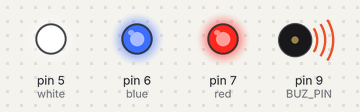
A sketch run on a simulated Arduino Nano, built with avr-gcc and run on an emulated ATmega328P. Shown: output pins drawn as LEDs (lit = HIGH), buzzer (waves = sounding).

Above: at 0.5 s.
At 46.77 s:
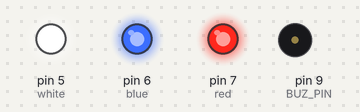
Timing chart, 0 to 53.9 s (numbered marks = the images above):
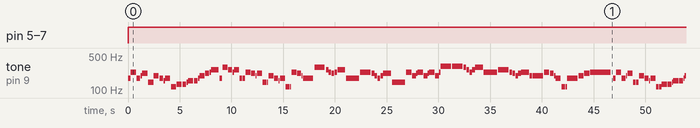

Measured:
- by itself, pin 5 (white), pin 6 (blue), pin 7 (red): LOW → HIGH at 0.00 s
- by itself, tone on pin 9 (BUZ_PIN): plays 174 Hz for 0.25 s, 233 Hz for 0.50 s, 174 Hz for 0.37 s, 195 Hz for 0.12 s, 220 Hz for 0.50 s, 146 Hz for 0.25 s … (277 notes in this stretch)

The sketch:

6_1_Buzzer_Russian_Federation_hymn.ino
```cpp
/* 02.01.2018 Board rev.-1.2~~~~~~~~~~Ревизия платы-1.2
   https://github.com/SFERA-GIT/Nano-shield-rev.-1.2
   СФЕРА ЗНАНИЙ (г.Челябинск) http://сферазнаний.рф/
   Пример работы с пьезоизлучателем (контакт D9).
   Для работы с пьезоизлучателем необходимо установить перемычку
   на нижней гребенке между зеленым и желтыми контактами напротив контакта D9.
   Для работы с переключателем необходимо его припаять,
   если он не установлен.
   D9 - BUZ_PIN (пьезоизлучатель)
   D5 - белый (white)
   D6 - синий (blue)
   D7 - красный (red)

   !!!!!!!!!!!!!!!!!!!!!!!!!!!!!!!!ВНИМАНИЕ!!!!!!!!!!!!!!!!!!!!!!!!!!!!!!!!
   Использование функции tone() будет мешать выходу PWM на контакт 11.
   т.е. одновременное использование пьезоизлучателя и моторов приведет неравномерной работе ШИМ на контакте 11
   (скорости, если подключен мотор; яркости, если подключен мощный светодиод).
*/


//Объявляем константы с помощью оператора #define
#define BUZ_PIN 9    // любое упоминание сочетания символов BUZ_PIN будет заменено компилятором на значение 9
#define white 5      // любое упоминание сочетания символов white будет заменено компилятором на значение 5
#define blue 6       // любое упоминание сочетания символов blue будет заменено компилятором на значение 6
#define red 7        // любое упоминание сочетания символов red будет заменено компилятором на значение 7

//Обязательная функция setup (выполняется один раз перед функцией loop)
void setup()
//Тело функции setup
{
  pinMode(BUZ_PIN, OUTPUT);     //настройка контакта BUZ_PIN(9) на выход
  pinMode(white, OUTPUT);       //настройка контакта white(5) на выход
  pinMode(blue, OUTPUT);        //настройка контакта blue(6) на выход
  pinMode(red, OUTPUT);         //настройка контакта red(7) на выход
}

//Обязательная функция loop (бесконечно повторяющаяся функция)
void loop()
//Тело функции loop
{
digitalWrite(white, 1); //включение контакта white(5)
digitalWrite(blue, 1);  //включение контакта blue(6)
digitalWrite(red, 1);   //включение контакта red(7)
tone(BUZ_PIN, 174, 249.99975);
delay(277.7775);
tone(BUZ_PIN, 233, 499.9995);
delay(555.555);
tone(BUZ_PIN, 174, 374.999625);
delay(416.66625);
tone(BUZ_PIN, 195, 124.999875);
delay(138.88875);
tone(BUZ_PIN, 220, 499.9995);
delay(555.555);
tone(BUZ_PIN, 146, 249.99975);
delay(277.7775);
tone(BUZ_PIN, 146, 249.99975);
delay(277.7775);
tone(BUZ_PIN, 195, 499.9995);
delay(555.555);
tone(BUZ_PIN, 174, 374.999625);
delay(416.66625);
tone(BUZ_PIN, 155, 124.999875);
delay(138.88875);
tone(BUZ_PIN, 174, 499.9995);
delay(555.555);
tone(BUZ_PIN, 116, 249.99975);
delay(277.7775);
tone(BUZ_PIN, 116, 249.99975);
delay(277.7775);
tone(BUZ_PIN, 130, 499.9995);
delay(555.555);
tone(BUZ_PIN, 130, 374.999625);
delay(416.66625);
tone(BUZ_PIN, 146, 124.999875);
delay(138.88875);
tone(BUZ_PIN, 155, 499.9995);
delay(555.555);
tone(BUZ_PIN, 155, 374.999625);
delay(416.66625);
tone(BUZ_PIN, 174, 124.999875);
delay(138.88875);
tone(BUZ_PIN, 195, 499.9995);
delay(555.555);
tone(BUZ_PIN, 220, 374.999625);
delay(416.66625);
tone(BUZ_PIN, 233, 124.999875);
delay(138.88875);
tone(BUZ_PIN, 261, 749.99925);
delay(833.3325);
tone(BUZ_PIN, 174, 249.99975);
delay(277.7775);
tone(BUZ_PIN, 293, 499.9995);
delay(555.555);
tone(BUZ_PIN, 261, 374.999625);
delay(416.66625);
tone(BUZ_PIN, 233, 124.999875);
delay(138.88875);
tone(BUZ_PIN, 261, 499.9995);
delay(555.555);
tone(BUZ_PIN, 174, 249.99975);
delay(277.7775);
tone(BUZ_PIN, 174, 249.99975);
delay(277.7775);
tone(BUZ_PIN, 233, 499.9995);
delay(555.555);
tone(BUZ_PIN, 220, 374.999625);
delay(416.66625);
tone(BUZ_PIN, 195, 124.999875);
delay(138.88875);
tone(BUZ_PIN, 220, 499.9995);
delay(555.555);
tone(BUZ_PIN, 146, 374.999625);
delay(416.66625);
tone(BUZ_PIN, 146, 124.999875);
delay(138.88875);
tone(BUZ_PIN, 195, 499.9995);
delay(555.555);
tone(BUZ_PIN, 174, 374.999625);
delay(416.66625);
tone(BUZ_PIN, 155, 124.999875);
delay(138.88875);
tone(BUZ_PIN, 174, 499.9995);
delay(555.555);
tone(BUZ_PIN, 116, 374.999625);
delay(416.66625);
tone(BUZ_PIN, 116, 124.999875);
delay(138.88875);
tone(BUZ_PIN, 233, 499.9995);
delay(555.555);
tone(BUZ_PIN, 220, 374.999625);
delay(416.66625);
tone(BUZ_PIN, 195, 124.999875);
delay(138.88875);
tone(BUZ_PIN, 174, 999.999);
delay(1111.11);
tone(BUZ_PIN, 293, 999.999);
delay(1111.11);
tone(BUZ_PIN, 261, 249.99975);
delay(277.7775);
tone(BUZ_PIN, 233, 249.99975);
delay(277.7775);
tone(BUZ_PIN, 220, 249.99975);
delay(277.7775);
tone(BUZ_PIN, 233, 249.99975);
delay(277.7775);
tone(BUZ_PIN, 261, 749.99925);
delay(833.3325);
tone(BUZ_PIN, 174, 249.99975);
delay(277.7775);
tone(BUZ_PIN, 174, 999.999);
delay(1111.11);
tone(BUZ_PIN, 233, 999.999);
delay(1111.11);
tone(BUZ_PIN, 220, 249.99975);
delay(277.7775);
tone(BUZ_PIN, 195, 249.99975);
delay(277.7775);
tone(BUZ_PIN, 174, 249.99975);
delay(277.7775);
tone(BUZ_PIN, 195, 249.99975);
delay(277.7775);
tone(BUZ_PIN, 220, 749.99925);
delay(833.3325);
tone(BUZ_PIN, 146, 249.99975);
delay(277.7775);
tone(BUZ_PIN, 146, 999.999);
delay(1111.11);
tone(BUZ_PIN, 233, 499.9995);
delay(555.555);
tone(BUZ_PIN, 195, 374.999625);
delay(416.66625);
tone(BUZ_PIN, 220, 124.999875);
delay(138.88875);
tone(BUZ_PIN, 233, 499.9995);
delay(555.555);
tone(BUZ_PIN, 195, 374.999625);
delay(416.66625);
tone(BUZ_PIN, 220, 124.999875);
delay(138.88875);
tone(BUZ_PIN, 233, 499.9995);
delay(555.555);
tone(BUZ_PIN, 195, 374.999625);
delay(416.66625);
tone(BUZ_PIN, 233, 124.999875);
delay(138.88875);
tone(BUZ_PIN, 311, 999.999);
delay(1111.11);
tone(BUZ_PIN, 311, 999.999);
delay(1111.11);
tone(BUZ_PIN, 293, 249.99975);
delay(277.7775);
tone(BUZ_PIN, 261, 249.99975);
delay(277.7775);
tone(BUZ_PIN, 233, 249.99975);
delay(277.7775);
tone(BUZ_PIN, 261, 249.99975);
delay(277.7775);
tone(BUZ_PIN, 293, 749.99925);
delay(833.3325);
tone(BUZ_PIN, 233, 249.99975);
delay(277.7775);
tone(BUZ_PIN, 233, 999.999);
delay(1111.11);
tone(BUZ_PIN, 261, 999.999);
delay(1111.11);
tone(BUZ_PIN, 233, 249.99975);
delay(277.7775);
tone(BUZ_PIN, 220, 249.99975);
delay(277.7775);
tone(BUZ_PIN, 195, 249.99975);
delay(277.7775);
tone(BUZ_PIN, 220, 249.99975);
delay(277.7775);
tone(BUZ_PIN, 233, 749.99925);
delay(833.3325);
tone(BUZ_PIN, 195, 249.99975);
delay(277.7775);
tone(BUZ_PIN, 195, 999.999);
delay(1111.11);
tone(BUZ_PIN, 233, 499.9995);
delay(555.555);
tone(BUZ_PIN, 220, 374.999625);
delay(416.66625);
tone(BUZ_PIN, 195, 124.999875);
delay(138.88875);
tone(BUZ_PIN, 174, 499.9995);
delay(555.555);
tone(BUZ_PIN, 116, 374.999625);
delay(416.66625);
tone(BUZ_PIN, 116, 124.999875);
delay(138.88875);
tone(BUZ_PIN, 174, 999.999);
delay(1111.11);
tone(BUZ_PIN, 195, 499.9995);
delay(555.555);
tone(BUZ_PIN, 220, 499.9995);
delay(555.555);
tone(BUZ_PIN, 233, 1999.998);
delay(2222.22);

}
```
